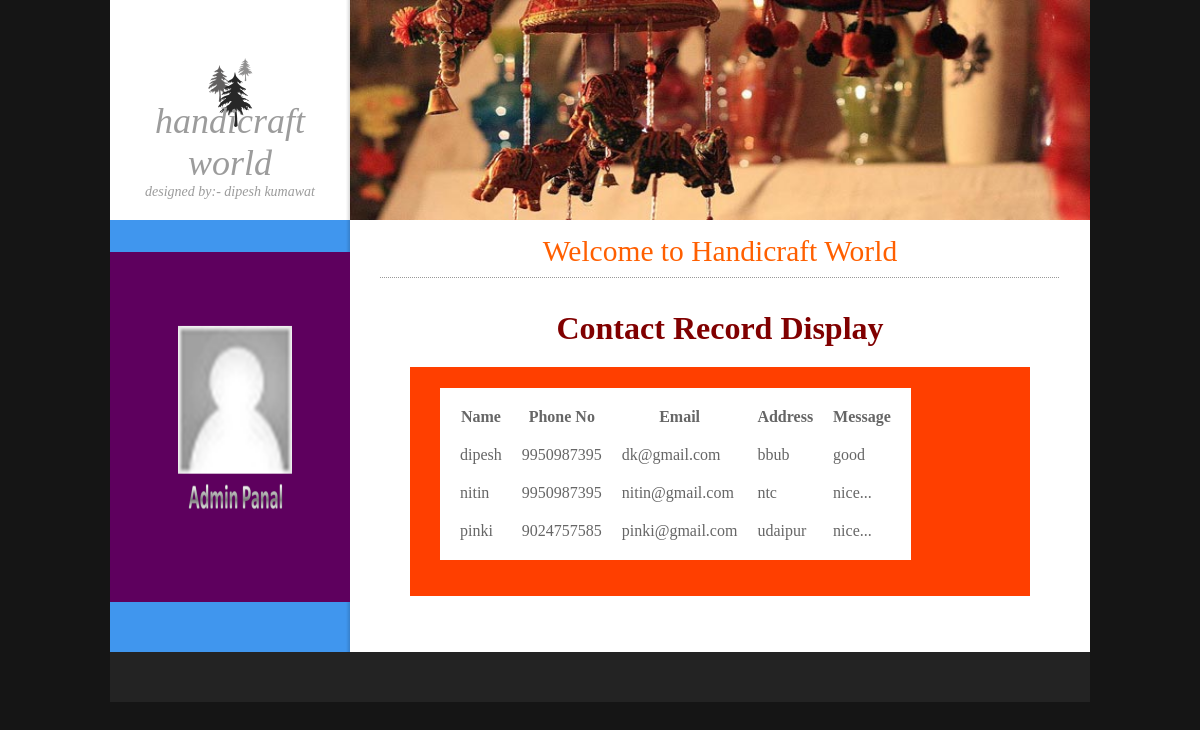
Page /admin/contact.php on the committed database.
### tables this page shows
CREATE TABLE IF NOT EXISTS `contact` (
  `name` varchar(255) NOT NULL,
  `email` varchar(255) NOT NULL,
  `phone` double NOT NULL,
  `message` varchar(255) NOT NULL,
  `address` varchar(255) NOT NULL
);

### admin/contact.php (the view, shortened to what this page needs)
<html>
<head>
<link href="default.css" rel="stylesheet" type="text/css" />
</head>
<body>
<div id="page">
  <div id="sidebar">
    <div id="logo">
      <h1><a href="index.php">Handicraft World</a></h1>
      <h2><a href="#">Designed By:- Dipesh Kumawat</a></h2>
    </div><br><br>
	 <img src="images/b4.png" width="240px" height="350px">
  </div>
  <div id="content">
    <div><img src="images/rajasthan-handicraft-rajasthan.jpg" alt="" width="740" height="220" /></div>
    <div class="boxed">
    <h1 class="title2"><center>Welcome to Handicraft World</center></h1><br><br>
    <center><h3><font size="+3" color="#800000"><b>Contact Record Display</b></font></h3></center>
	<div class="boxed orange">
	<?php
	   $query="SELECT * FROM contact";
	   $result= mysql_query($query) or die("query failed".mysql_error());
	   echo "<br><table width='400px' bgcolor='#ffffff' align='center' cellspacing='20px' cellpadding='20px'>";
	   echo "<tr>";
	   echo "<th> Name</th><th>Phone No</th><th>Email</th><th>Address</th><th>Message</th>";
	   echo "</tr>";
	   while($row = mysql_fetch_array($result))
	    {
		echo "<tr>";
		echo "<td>", $row['name'], "</td><td>" , $row['phone'], "</td><td>" , $row['email'], "</td><td>" ,$row['address'], "</td><td>", $row['message'];
		echo "</tr>";
		}
      echo "</table>";
	  ?> <br>
    </div>
	</div>
  </div>
  <div style="clear: both;">&nbsp;</div>
</div>
<div id="footer">
  </div>
</body>
</html>

### admin/default.css (style rules this page uses)
* { margin:0px; padding:0px; }
body { margin: 0; padding: 0; background:#151515; font-family: Georgia, "Times New Roman", Times, serif; font-size: 13px; color: #666666; }
a { color: #135293; }
.title2 { margin: 0; padding: 10px 0; background: url(images/img09.gif) repeat-x left bottom; font-size: 227%; font-weight:400; color:#FF5F00; }
.boxed { padding: 5px 30px 20px 30px; }
.orange { margin: 20px 30px; background:#FF3F00; color: #FFFFFF; }
#page { width: 980px; margin: 0 auto; background: #FFFFFF url(images/img01.gif) repeat-y; }
#sidebar { float: left; width: 240px; }
#logo { height: 220px; background: #FFFFFF url(images/img02.gif) repeat-y right top; }
#logo h1, #logo h2 { margin: 0; text-transform: lowercase; text-align: center; font-weight: normal; font-style: italic; color: #9C9C9C; }
#logo h1 { padding: 100px 0 0 0; background: url(images/img03.gif) no-repeat center center; font-size: 36px; }
#logo h2 { font-size: 14px; }
#logo a { color: #9C9C9C; text-decoration: none; }
#content { float: right; width: 740px; }
#footer { width: 980px; height: 50px; margin: 0 auto; background:#232323 repeat-x; }

### rows in the picture
contact: name "dipesh", phone "9950987395", email "dk@gmail.com", address "bbub", message "good"
contact: name "nitin", phone "9950987395", email "nitin@gmail.com", address "ntc", message "nice..."
contact: name "pinki", phone "9024757585", email "pinki@gmail.com", address "udaipur", message "nice..."
